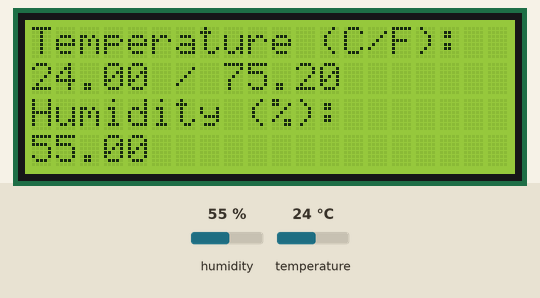
Recording of a sketch running on a simulated Arduino Uno, built with avr-gcc and run on an emulated ATmega328P. Shown: 20×4 character LCD. The inputs (shaded band) are chosen by the test bench; at power-on: humidity 55 %, temperature 24 °C.

Above: at 3.2 s.
3.3 s: humidity set to 22 %
At 4.9 s:
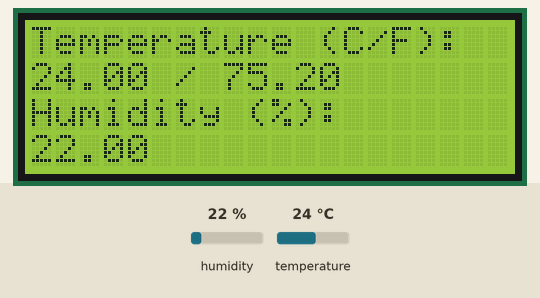
6.0 s: temperature set to 12 °C
At 7.4 s:
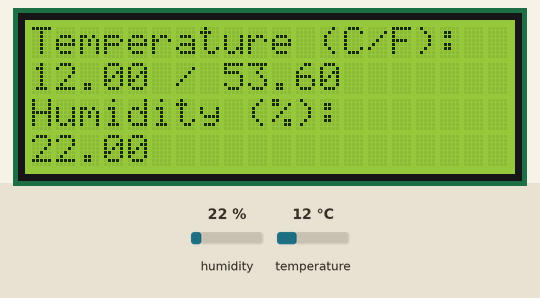
8.7 s: humidity set to 40 %
At 11.0 s:
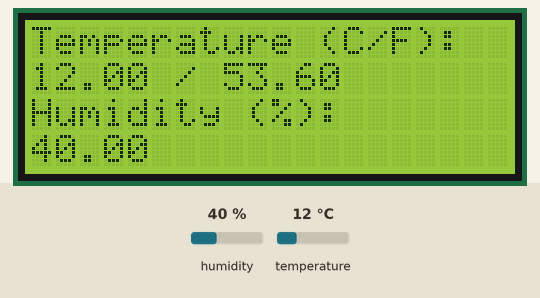
11.7 s: temperature set to 19 °C
At 13.4 s:
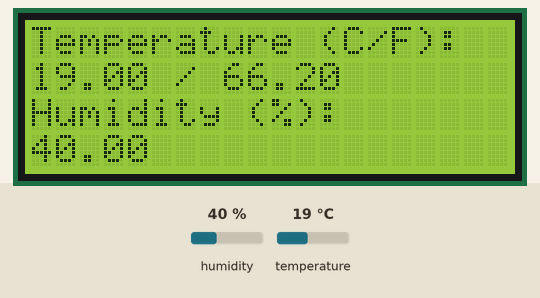
Timing chart, 0 to 14.9 s (numbered marks = the images above; inputs shaded):
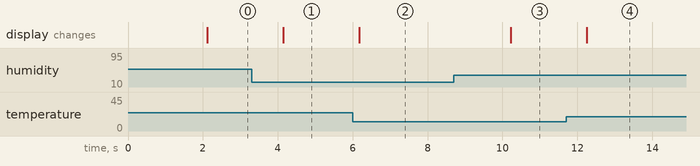

The sketch:

lcdTest.ino
```cpp
// (licence header left out)
// libs for lcd
#include <Wire.h>
#include <LCD.h>
#include <LiquidCrystal_I2C.h>

// libs for dht sensor
#include "DHT.h"

// initialize lcd
#define I2C_ADDR 0x3F // <<----- Add your address here.  Find it from I2C Scanner
#define BACKLIGHT_PIN 3
#define En_pin  2
#define Rw_pin  1
#define Rs_pin  0
#define D4_pin  4
#define D5_pin  5
#define D6_pin  6
#define D7_pin  7

int n = 1;

LiquidCrystal_I2C lcd(I2C_ADDR,En_pin,Rw_pin,Rs_pin,D4_pin,D5_pin,D6_pin,D7_pin);

// initialize dht sensor
#define DHTPIN 2     // what pin we're connected to

// Uncomment whatever type you're using!
//#define DHTTYPE DHT11   // DHT 11
#define DHTTYPE DHT22   // DHT 22  (AM2302)
//#define DHTTYPE DHT21   // DHT 21 (AM2301)

// Connect pin 1 (on the left) of the sensor to +5V
// Connect pin 2 of the sensor to whatever your DHTPIN is
// Connect pin 4 (on the right) of the sensor to GROUND
// Connect a 10K resistor from pin 2 (data) to pin 1 (power) of the sensor

DHT dht(DHTPIN, DHTTYPE);

// set everything up
void setup()
{
  // set up cols,rows
  lcd.begin(20,4);

  // start up the sensor
  dht.begin();


  // Switch on the backlight
  lcd.setBacklightPin(BACKLIGHT_PIN,POSITIVE);
  lcd.setBacklight(HIGH);


  // set basics
  lcd.home();
  lcd.print("Temperature (C/F):");

  lcd.setCursor(0,2);
  lcd.print("Humidity (%):");

  delay(2000);
}

void loop()
{

  // Reading temperature or humidity takes about 250 milliseconds!
  // Sensor readings may also be up to 2 seconds 'old' (its a very slow sensor)
  float h = dht.readHumidity();
  float t = dht.readTemperature();

  // check if returns are valid, if they are NaN (not a number) then something went wrong!
  if (isnan(t) || isnan(h)) {
    // print temp
    lcd.setCursor(0,1);
    lcd.print("error");

    // print humidity
    lcd.setCursor(0,3);
    lcd.print("error");
  } else {

    // print temp
    lcd.setCursor(0,1);
    lcd.print(t);
    lcd.print(" / ");
    lcd.print(t*1.8+32);

    // print humidity
    lcd.setCursor(0,3);
    lcd.print(h);
  }


  delay(2000);
}
```

Measured:
- after the input at 3.3 s, the display: changes after 0.85 s (image 1)
- after the input at 6.0 s, the display: changes after 0.17 s (image 2)
- after the input at 8.7 s, the display: changes after 1.5 s (image 3)
- after the input at 11.7 s, the display: changes after 0.54 s (image 4)
